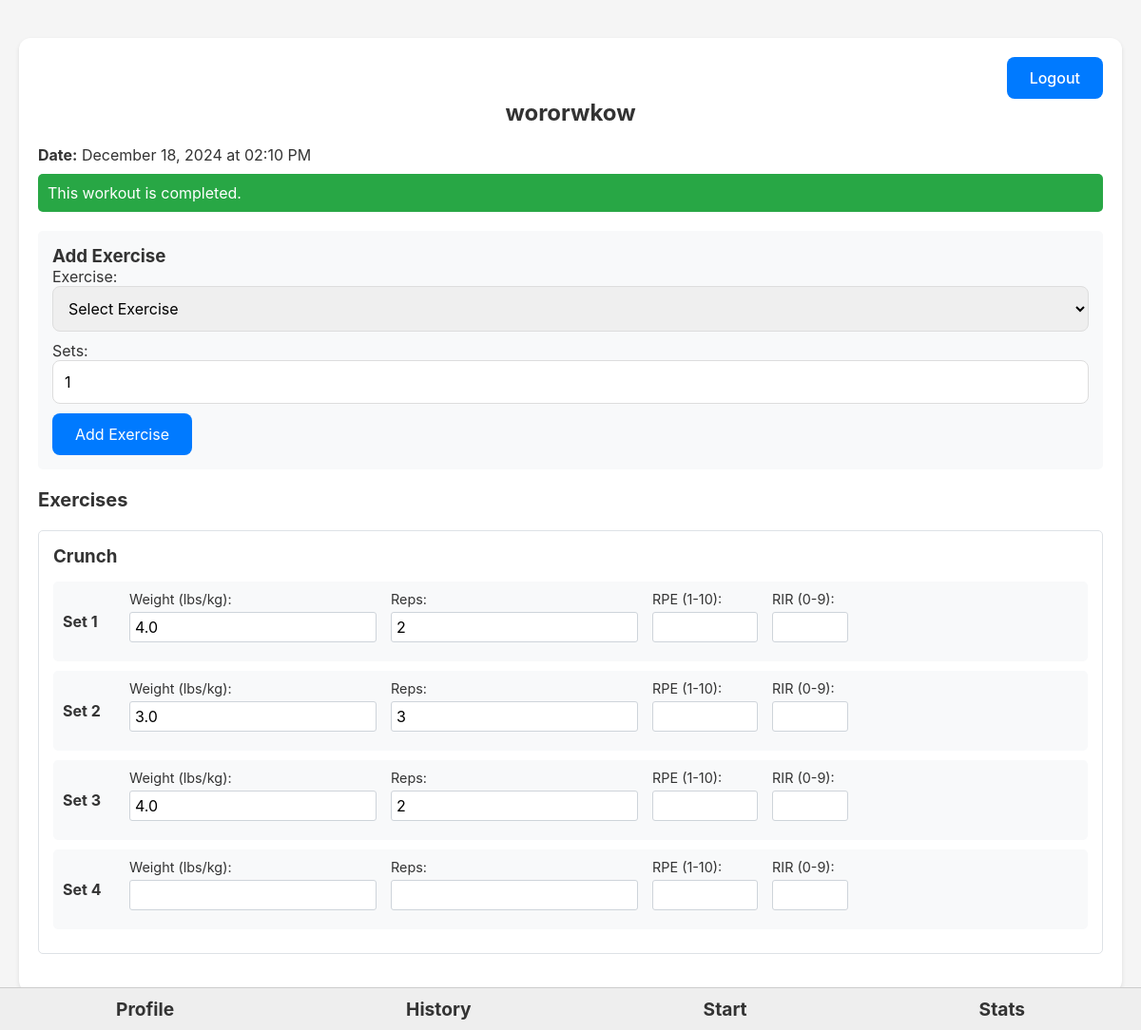
Page /workout/1 (signed in) on the committed database.
### app.py (models this page shows, shortened)
class Workout(db.Model):
    id = db.Column(db.Integer, primary_key=True)
    user_id = db.Column(db.Integer, db.ForeignKey('user.id'), nullable=False)
    template_id = db.Column(db.Integer, db.ForeignKey('workout_template.id'))
    date = db.Column(db.DateTime, nullable=False, default=cstnow())
    name = db.Column(db.String(100))
    notes = db.Column(db.String(500))
    completed = db.Column(db.Boolean, default=False)
    end_time = db.Column(db.DateTime)  # Add this line
    sets = db.relationship('WorkoutSet', backref='workout', lazy=True)

class Exercise(db.Model):
    id = db.Column(db.Integer, primary_key=True)
    name = db.Column(db.String(100), nullable=False)
    category = db.Column(db.String(50), nullable=False)
    equipment = db.Column(db.String(50))

class WorkoutSet(db.Model):
    id = db.Column(db.Integer, primary_key=True)
    workout_id = db.Column(db.Integer, db.ForeignKey('workout.id'), nullable=False)
    exercise_id = db.Column(db.Integer, db.ForeignKey('exercise.id'), nullable=False)
    weight = db.Column(db.Float)
    reps = db.Column(db.Integer)
    rpe = db.Column(db.Float)
    rir = db.Column(db.Integer)
    notes = db.Column(db.String(200))
    completed = db.Column(db.Boolean, default=False)
    exercise = db.relationship('Exercise', backref='sets')

### app.py (the view, shortened to what this page needs)
@app.route('/workout/<int:workout_id>')
@login_required
def view_workout(workout_id):
    workout = Workout.query.get_or_404(workout_id)
    if workout.user_id != current_user.id:
        flash("You don't have access to this workout.", 'error')
        return redirect(url_for('dashboard'))
    available_exercises = Exercise.query.order_by(Exercise.category, Exercise.name).all()
    last_performances = {}
    for s in workout.sets:
        if s.exercise_id not in last_performances:
            previous_workout = Workout.query.join(WorkoutSet).filter(
                Workout.user_id == current_user.id,
                Workout.id != workout.id,
                WorkoutSet.exercise_id == s.exercise_id,
                WorkoutSet.completed == True,
                WorkoutSet.weight.isnot(None),
                WorkoutSet.reps.isnot(None)
            ).order_by(Workout.date.desc()).first()
    return render_template('view_workout.html',
                           workout=workout,
                           last_performances=last_performances,
                           available_exercises=available_exercises)

### app.py (called while the page is built)
@login_manager.user_loader
def load_user(user_id):
    return User.query.get(int(user_id))

### templates/view_workout.html (shortened to what this page needs)
{% extends "base.html" %}
{% block content %}
<div class="container">
    <div class="logout">
        <a href="{{ url_for('logout') }}" class="button">Logout</a>
    </div>
    <h1>{{ workout.name or "Workout" }}</h1>
    <p><strong>Date:</strong> {{ workout.date.strftime('%B %d, %Y at %I:%M %p') }}</p>
    {% if workout.completed %}
    <div class="workout-status completed">
        This workout is completed.
    </div>
    {% else %}
    <div class="workout-status in-progress">
        This workout is in progress.
    </div>
    {% endif %}
    <div class="add-exercise-form">
        <h3>Add Exercise</h3>
        <form action="{{ url_for('add_exercise_to_workout', workout_id=workout.id) }}" method="post">
            <label for="exercise_id">Exercise:</label>
            <select name="exercise_id" id="exercise_id" required>
                <option value="">Select Exercise</option>
            </select>
            <label for="sets">Sets:</label>
            <input type="number" name="sets" id="sets" value="1" min="1" max="10" required>
            <button type="submit" class="button">Add Exercise</button>
        </form>
    </div>
    <h2>Exercises</h2>
    {% if workout.sets %}
    <form action="{{ url_for('finish_workout', workout_id=workout.id) }}" method="post" id="workoutForm">
        {% for exercise_name, sets in workout.sets|groupby('exercise.name') %}
        <div class="exercise-container">
            <div class="exercise-header">
                <h3>{{ exercise_name }}</h3>
            </div>
            <div class="sets-container">
                {% for s in sets %}
                <div class="set-container">
                    <div class="set-row">
                        <div class="set-number">Set {{ loop.index }}</div>
                        <div class="set-inputs" data-set-id="{{ s.id }}">
                            <div class="input-column">
                                <label for="weight_{{ s.id }}">Weight (lbs/kg):</label>
                                <input type="number"
                                       name="sets[{{ s.id }}][weight]"
                                       id="weight_{{ s.id }}"
                                       step="0.5"
                                       min="0"
                                       value="{{ s.weight or '' }}"
                                       {% if workout.completed %}readonly{% endif %}
                                       onchange="handleInputChange(this)">
                            </div>
                            <div class="input-column">
                                <label for="reps_{{ s.id }}">Reps:</label>
                                <input type="number"
                                       name="sets[{{ s.id }}][reps]"
                                       id="reps_{{ s.id }}"
                                       min="0"
                                       value="{{ s.reps or '' }}"
                                       {% if workout.completed %}readonly{% endif %}
                                       onchange="handleInputChange(this)">
                            </div>
                            <div class="input-column">
                                <label for="rpe_{{ s.id }}">RPE (1-10):</label>
                                <input type="number"
                                       name="sets[{{ s.id }}][rpe]"
                                       id="rpe_{{ s.id }}"
                                       step="0.5"
                                       min="1"
                                       max="10"
                                       value="{{ s.rpe or '' }}"
                                       {% if workout.completed %}readonly{% endif %}
                                       onchange="handleInputChange(this)">
                            </div>
                            <div class="input-column">
                                <label for="rir_{{ s.id }}">RIR (0-9):</label>
                                <input type="number"
                                       name="sets[{{ s.id }}][rir]"
                                       id="rir_{{ s.id }}"
                                       min="0"
                                       max="9"
                                       value="{{ s.rir or '' }}"
                                       {% if workout.completed %}readonly{% endif %}
                                       onchange="handleInputChange(this)">
                            </div>
                        </div>
                    </div>
                </div>
                {% endfor %}
            </div>
        </div>
        {% endfor %}
    </form>
    {% else %}
    <p>No sets found for this workout.</p>
    {% endif %}
</div>
{% endblock %}

### static/style.css (style rules this page uses)
:root { --primary-color: #007AFF; --primary-hover-color: #0056b3; --danger-color: #dc3545; --danger-hover-color: #c82333; --success-color: #28a745; --success-hover-color: #218838; --neutral-color: #6c757d; --neutral-hover-color: #5a6268; --border-color: #ddd; --background-color: #f5f5f5; --card-background: white; --font-color: #333; --muted-color: #666; --muted-hover-color:#585353; --very-muted-color: #f0eaea; }
* { box-sizing: border-box; font-family: -apple-system, BlinkMacSystemFont, "Segoe UI", Roboto, Helvetica, Arial, sans-serif; margin: 0; padding: 0; }
body { background-color: var(--background-color); color: var(--font-color); padding: 20px; }
.container { max-width: 1200px; margin: 0 auto; padding: 20px; background-color: var(--card-background); border-radius: 12px; box-shadow: 0 2px 4px rgba(0, 0, 0, 0.1); padding: 20px; margin-bottom: 20px; }
.exercise-container { margin: 20px 0; padding: 15px; border: 1px solid #dee2e6; border-radius: 5px; }
.set-container { margin: 10px 0; padding: 10px; background-color: #f8f9fa; border-radius: 5px; }
h1 { font-size: 24px; color: var(--font-color); margin-bottom: 20px; text-align: center; }
h2 { font-size: 20px; color: var(--font-color); margin-bottom: 10px; }
button, a.button { background-color: var(--primary-color); color: white; border: none; padding: 12px 24px; border-radius: 8px; font-size: 16px; cursor:pointer; align-items: center; text-decoration: none; display: inline-block; transition: background-color 0.3s ease, transform 0.2s ease; }
.logout { text-align: right; }
.logout .button { background-color: var(--primary-color); }
a { color: var(--primary-color); text-decoration: none; font-weight: 500; }
input, select, textarea { width: 100%; padding: 12px; margin-bottom: 10px; border: 1px solid var(--border-color); border-radius: 8px; font-size: 16px; }
.add-exercise-form { margin: 20px 0; padding: 15px; background-color: #f8f9fa; border-radius: 5px; }
.input-column { display: flex; flex-direction: column; }
.input-column label { margin-bottom: 5px; font-size: 0.9em; }
.input-column input { padding: 5px; border: 1px solid #ced4da; border-radius: 3px; }
.exercise-header { display: flex; justify-content: space-between; align-items: center; margin-bottom: 15px; }
.set-row { display: flex; align-items: center; gap: 10px; }
.set-number { width: 60px; font-weight: bold; }
.set-inputs { display: flex; gap: 15px; flex-grow: 1; }
.workout-status { margin: 10px 0; padding: 10px; border-radius: 5px; }
.workout-status.completed { background-color: var(--success-color); color: white; }

### rows in the picture
Workout: name "wororwkow", date "December 18, 2024 at 02:10 PM"
Exercise: name "Crunch"
WorkoutSet: id "4.0", reps "2"
WorkoutSet: id "3.0", reps "3"
WorkoutSet: id "4.0", reps "2"
